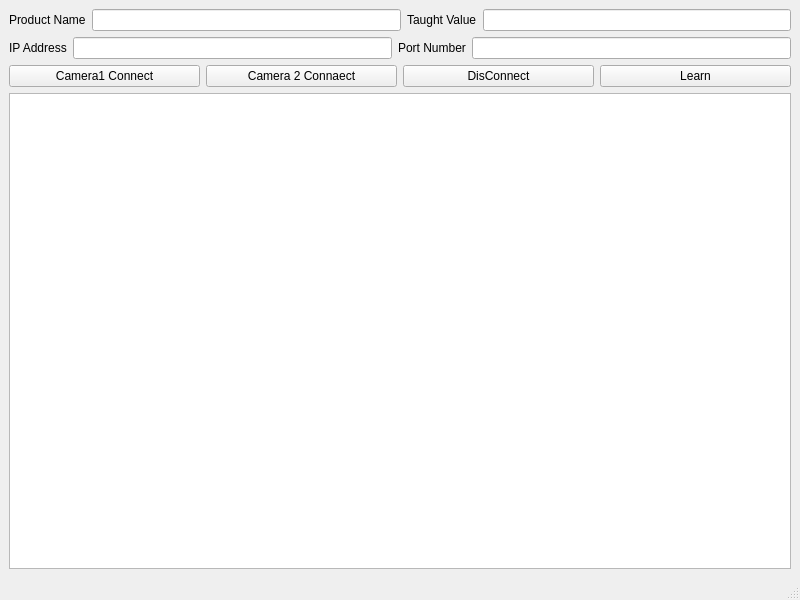
<?xml version="1.0" encoding="UTF-8"?>
<ui version="4.0">
 <class>MainWindow</class>
 <widget class="QMainWindow" name="MainWindow">
  <property name="geometry">
   <rect>
    <x>0</x>
    <y>0</y>
    <width>800</width>
    <height>600</height>
   </rect>
  </property>
  <property name="windowTitle">
   <string>MainWindow</string>
  </property>
  <widget class="QWidget" name="centralwidget">
   <layout class="QVBoxLayout" name="verticalLayout_2">
    <item>
     <layout class="QVBoxLayout" name="verticalLayout">
      <item>
       <layout class="QHBoxLayout" name="horizontalLayout">
        <item>
         <widget class="QLabel" name="label_3">
          <property name="text">
           <string>Product Name</string>
          </property>
         </widget>
        </item>
        <item>
         <widget class="QLineEdit" name="lineEditProductName"/>
        </item>
        <item>
         <widget class="QLabel" name="label_4">
          <property name="text">
           <string>Taught Value</string>
          </property>
         </widget>
        </item>
        <item>
         <widget class="QLineEdit" name="lineEditTaughtVAlue"/>
        </item>
       </layout>
      </item>
      <item>
       <layout class="QHBoxLayout" name="horizontalLayout_2">
        <item>
         <widget class="QLabel" name="label">
          <property name="text">
           <string>IP Address</string>
          </property>
         </widget>
        </item>
        <item>
         <widget class="QLineEdit" name="lineEditIP"/>
        </item>
        <item>
         <widget class="QLabel" name="label_2">
          <property name="text">
           <string>Port Number</string>
          </property>
         </widget>
        </item>
        <item>
         <widget class="QLineEdit" name="lineEditPort"/>
        </item>
       </layout>
      </item>
      <item>
       <layout class="QHBoxLayout" name="horizontalLayout_3">
        <item>
         <widget class="QPushButton" name="Cam1Btn">
          <property name="text">
           <string>Camera1 Connect</string>
          </property>
         </widget>
        </item>
        <item>
         <widget class="QPushButton" name="Cam2Btn">
          <property name="text">
           <string>Camera 2 Connaect</string>
          </property>
         </widget>
        </item>
        <item>
         <widget class="QPushButton" name="btn_Disconnect">
          <property name="text">
           <string>DisConnect</string>
          </property>
         </widget>
        </item>
        <item>
         <widget class="QPushButton" name="btn_Learn">
          <property name="text">
           <string>Learn</string>
          </property>
         </widget>
        </item>
       </layout>
      </item>
      <item>
       <widget class="QTableWidget" name="tableWidget"/>
      </item>
     </layout>
    </item>
   </layout>
  </widget>
  <widget class="QMenuBar" name="menubar">
   <property name="geometry">
    <rect>
     <x>0</x>
     <y>0</y>
     <width>800</width>
     <height>25</height>
    </rect>
   </property>
  </widget>
  <widget class="QStatusBar" name="statusbar"/>
 </widget>
 <resources/>
 <connections/>
</ui>
